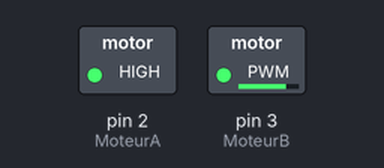
Recording of a sketch running on a simulated Arduino Uno, built with avr-gcc and run on an emulated ATmega328P. Parts: switched loads named in the sketch (green lamp = pin HIGH).

Above: at 0.05 s.
At 2.05 s:
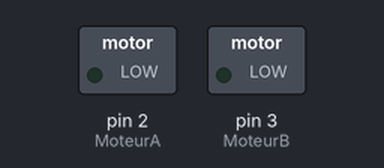
At 4.0 s:
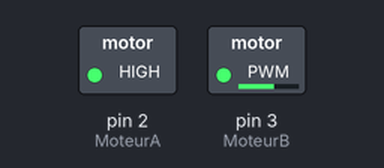
Timing chart, 0 to 5.2 s (numbered marks = the images above):
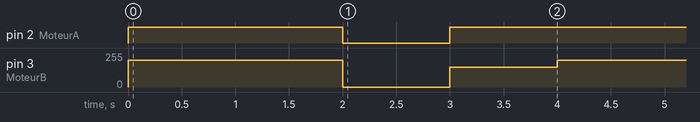

The sketch:

sketch_oct05a.ino
```cpp
int MoteurA = 2;
int MoteurB = 3;
//definition des differents fonction possible:
void Avancer(int v = 200){
  analogWrite(MoteurA, v);
  analogWrite(MoteurB, v);
}
void Stop() {
  analogWrite(MoteurA, 0);
  analogWrite(MoteurB, 0);
}
void Reculer(int v = 150){
  analogWrite(MoteurA, v);
  analogWrite(MoteurB, v);
}

void setup() {
  // put your setup code here, to run once:
pinMode(MoteurA, OUTPUT);
pinMode(MoteurB, OUTPUT);
Stop();
}

void loop() {
  // put your main code here, to run repeatedly:
  // application des differents fonctions
  Avancer(200);
  delay(2000);
  Stop();
  delay(1000);//pause entree deux instructions:
  Reculer(150);
  delay(1000);
  Stop();
}
```

Measured:
- by itself, pin 2 (MoteurA): repeats every 4.0 s: LOW 1.0 s, HIGH 3.0 s
- by itself, pin 3 (MoteurB): repeats every 4.0 s: 0/255 1.0 s, 150/255 1.0 s, 200/255 2.0 s
